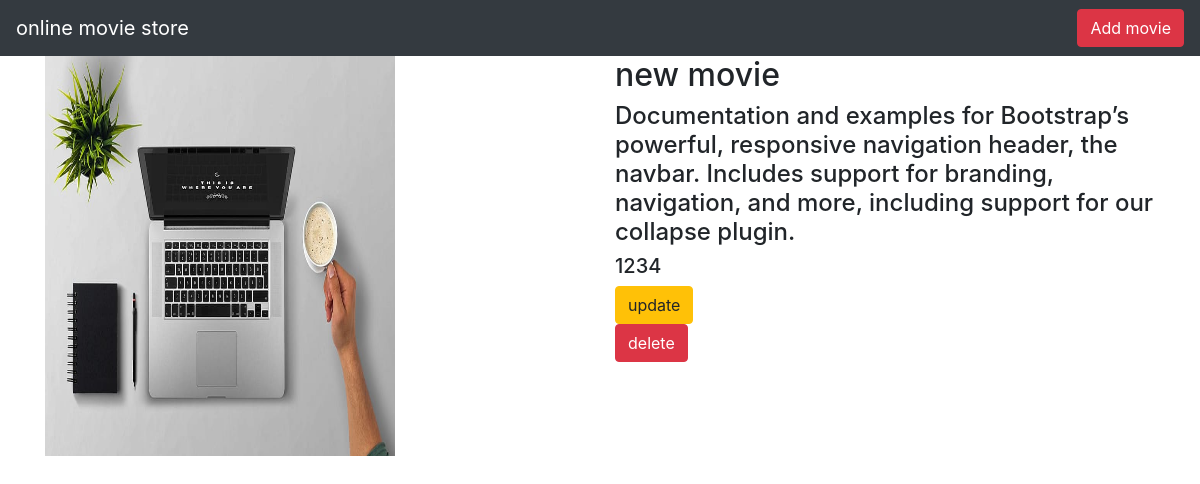
/movie/3/, run on the app's committed database.
### movieapp/models.py (models this page shows, shortened)
class Movie(models.Model):
    name=models.CharField(max_length=250)
    desc=models.TextField()
    year=models.IntegerField()
    img=models.ImageField(upload_to='gallery')

### movieapp/views.py (the view)
# urls.py: path('movie/<int:movie_id>/',views.detail,name='detail'),
def detail (request,movie_id):
    movie=Movie.objects.get(id=movie_id)
    return render(request,'detail.html',{'movie':movie})

### templates/detail.html
{% extends 'base.html' %}
{% block body %}
<div class="container">
    <div class="row">
        <div class="col-md-6">
            <img src="{{movie.img.url}}" width="350" height="400">
        </div>
<div class="col-md-6">
    <h2>{{movie.name}}</h2>
    <h4>{{movie.desc}}</h4>
    <h5>{{movie.year}}</h5>
    <a class="btn btn-warning" href="{% url 'movieapp:update' movie.id %}">update</a><br>
    <a class="btn btn-danger" href="{% url 'movieapp:delete' movie.id %}">delete</a><br>
</div>
            </div>
</div>
{% endblock %}

### data on the page
Movie: img (picture), name "new movie", desc "Documentation and examples for Bootstrap’s powerful, responsive navigation header, the navbar. Includes support for branding, navigation, and more, including support for our collapse plugin.", year "1234"
